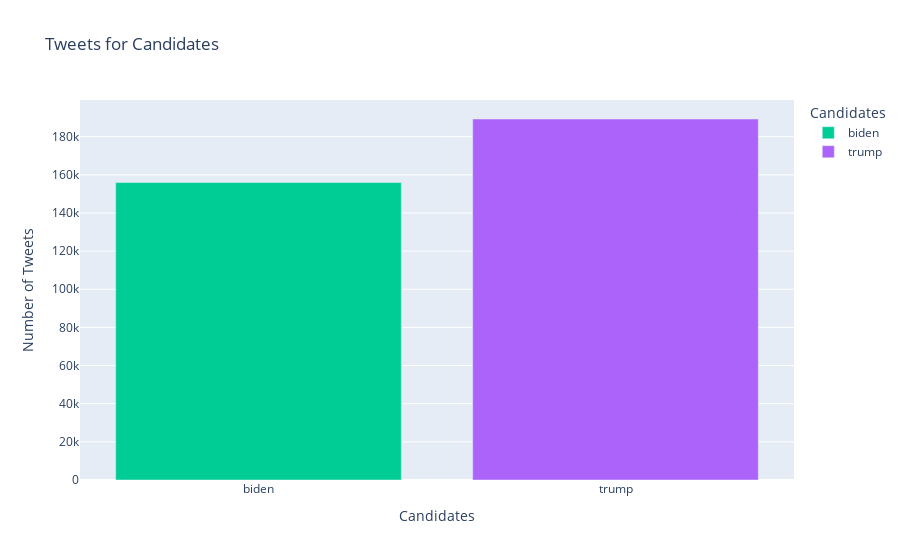

Notebook source saved alongside this figure:
### Markdown cell above
## Exploratory Data Analysis

### Code cell
# First, we can group the data by 'candidate' and check see whether which representative has more tweet than the other
tweets_count = data.groupby('candidate')['tweet'].count().reset_index()

# Bar Chart
fig = px.bar(tweets_count, x='candidate', y='tweet', color='candidate',
color_discrete_map = {'Trump':'pink', 'Biden':'blue'}, 
labels={'candidate': 'Candidates', 'tweet': 'Number of Tweets'}, 
title='Tweets for Candidates') 

# Show the chart
fig.show()

### Figure 1 — Plotly figure (JSON) as saved in the notebook; plotly's stock layout.template omitted (floating-point values rounded to 4 significant figures)
{"data": [{"hovertemplate": "Candidates=%{x}<br>Number of Tweets=%{y}<extra></extra>", "legendgroup": "biden", "marker": {"color": "#00cc96", "pattern": {"shape": ""}}, "name": "biden", "orientation": "v", "showlegend": true, "textposition": "auto", "type": "bar", "x": ["biden"], "xaxis": "x", "y": [155945], "yaxis": "y"}, {"hovertemplate": "Candidates=%{x}<br>Number of Tweets=%{y}<extra></extra>", "legendgroup": "trump", "marker": {"color": "#ab63fa", "pattern": {"shape": ""}}, "name": "trump", "orientation": "v", "showlegend": true, "textposition": "auto", "type": "bar", "x": ["trump"], "xaxis": "x", "y": [189267], "yaxis": "y"}], "layout": {"barmode": "relative", "legend": {"title": {"text": "Candidates"}, "tracegroupgap": 0}, "title": {"text": "Tweets for Candidates"}, "xaxis": {"anchor": "y", "categoryarray": ["biden", "trump"], "categoryorder": "array", "domain": [0, 1], "title": {"text": "Candidates"}}, "yaxis": {"anchor": "x", "domain": [0, 1], "title": {"text": "Number of Tweets"}}}}
